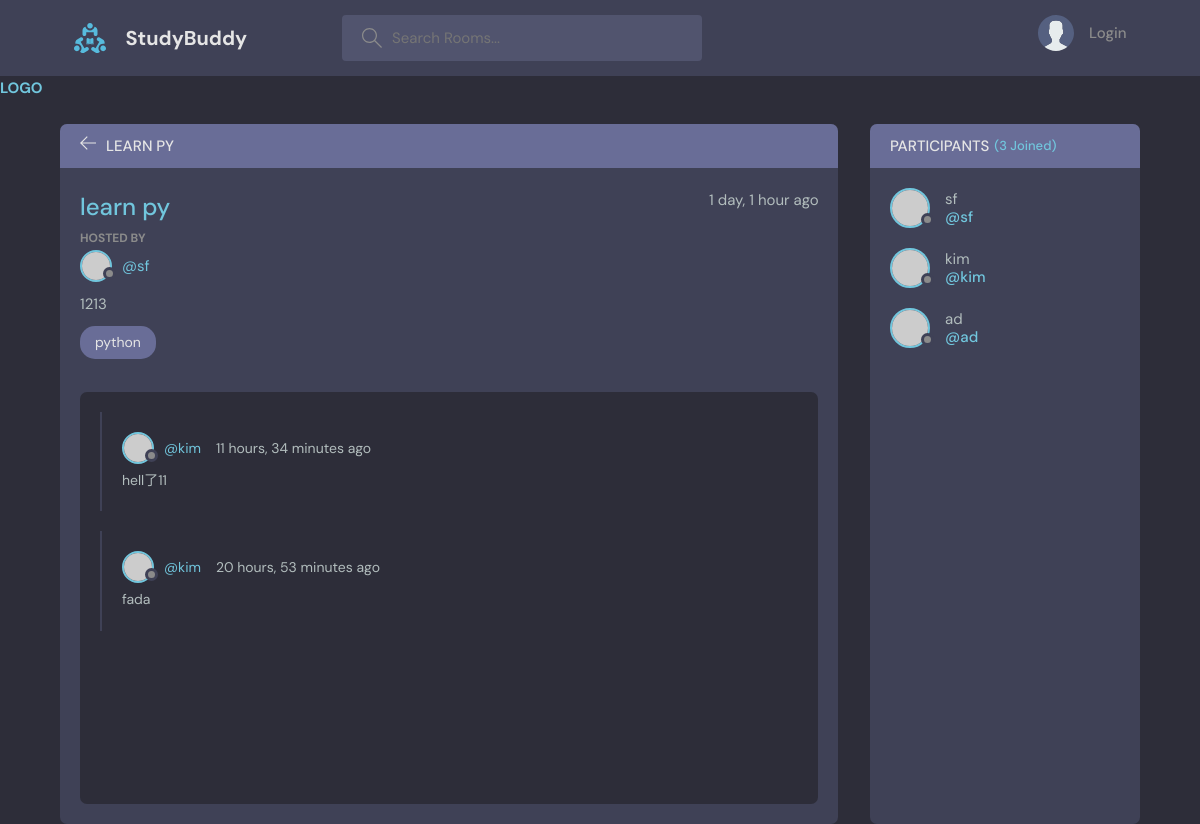
Page /room/2/ on the committed database.
### base/models.py (models this page shows, shortened)
class Room(models.Model):
    host = models.ForeignKey(User, on_delete=models.SET_NULL, null=True)
    topic = models.ForeignKey('Topic', on_delete=models.SET_NULL, null=True)
    name = models.CharField(max_length=200)
    description = models.TextField(null=True, blank=True)
    participants = models.ManyToManyField(User, related_name='participants', blank=True)
    updated = models.DateTimeField(auto_now=True)
    created = models.DateTimeField(auto_now_add=True)
    class Meta:
        ordering = ['-updated', '-created']

class Topic(models.Model):
    name = models.CharField(max_length=200)
    def __str__(self):
        return self.name

class Message(models.Model):
    user = models.ForeignKey(User, on_delete=models.CASCADE)
    room = models.ForeignKey(Room, on_delete=models.CASCADE)
    body = models.TextField()
    updated = models.DateTimeField(auto_now=True)
    created = models.DateTimeField(auto_now_add=True)
    class Meta:
        ordering = ['-updated', '-created']

### base/views.py (the view, shortened to what this page needs)
# urls.py: path('room/<str:pk>/', views.room, name="room"),
def room(request, pk):
    print(pk)
    room = Room.objects.get(id=pk)
    room_messages = room.message_set.all()
    participants = room.participants.all()
    context = {'room': room, 'room_messages': room_messages, 'participants': participants}
    return render(request, 'base/room.html', context)

### base/templates/base/room.html (shortened to what this page needs)
{% extends "main.html" %}
{% block content %}
<main class="profile-page layout layout--2">
  <div class="container">
    <div class="room">
      <div class="room__top">
        <div class="room__topLeft">
          <a href="{% url 'home' %}">
            <svg
              version="1.1"
              xmlns="http://www.w3.org/2000/svg"
              width="32"
              height="32"
              viewBox="0 0 32 32"
            >
              <title>arrow-left</title>
              <path
                d="M13.723 2.286l-13.723 13.714 13.719 13.714 1.616-1.611-10.96-10.96h27.625v-2.286h-27.625l10.965-10.965-1.616-1.607z"
              ></path>
            </svg>
          </a>
          <h3>{{ room.name }}</h3>
        </div>
      </div>
      <div class="room__box scroll">
        <div class="room__header scroll">
          <div class="room__info">
            <h3>{{ room.name }}</h3>
            <span>{{ room.created|timesince }} ago</span>
          </div>
          <div class="room__hosted">
            <p>Hosted By</p>
            <a href="{% url 'user-profile' room.host.id %}" class="room__author">
              <div class="avatar avatar--small">
                <img src="https://randomuser.me/api/portraits/men/37.jpg" />
              </div>
              <span>@{{ room.host }}</span>
            </a>
          </div>
          <div class="room__details">
            {{ room.description }}
          </div>
          <span class="room__topics">{{ room.topic }}</span>
        </div>
        <div class="room__conversation">
          <div class="threads scroll">
            {% for message in room_messages %}
            <div class="thread">
              <div class="thread__top">
                <div class="thread__author">
                  <a href="{% url 'user-profile' message.user.id %}" class="thread__authorInfo">
                    <div class="avatar avatar--small">
                      <img
                        src="https://randomuser.me/api/portraits/men/37.jpg"
                      />
                    </div>
                    <span>@{{message.user}}</span>
                  </a>
                  <span class="thread__date">{{ message.created|timesince }} ago</span>
                </div>
              </div>
              <div class="thread__details">
                {{ message.body }}
              </div>
            </div>
            {% endfor %}
          </div>
        </div>
      </div>
    </div>
    <div class="participants">
      <h3 class="participants__top">Participants <span>({{participants.count}} Joined)</span></h3>
      <div class="participants__list scroll">
        {% for user in participants %}
        <a href="{% url 'user-profile' user.id %}" class="participant">
          <div class="avatar avatar--medium">
            <img src="https://randomuser.me/api/portraits/men/37.jpg" />
          </div>
          <p>
            {{ user.username}}
            <span>@{{ user.username}}</span>
          </p>
        </a>
        {% endfor %}
      </div>
    </div>
  </div>
</main>
{% endblock content %}

### rows in the picture
Room: name "LEARN PY", name "learn py", created "1 day, 1 hour", host "sf", description "1213", topic "python"
Message: user "kim", created "11 hours, 34 minutes", body "hell了11"
Message: user "kim", created "20 hours, 53 minutes", body "fada"

### other values in the picture
{{ participants.count }} "3"
{{ user.username }} "sf"
{{ user.username }} "kim"
{{ user.username }} "ad"
